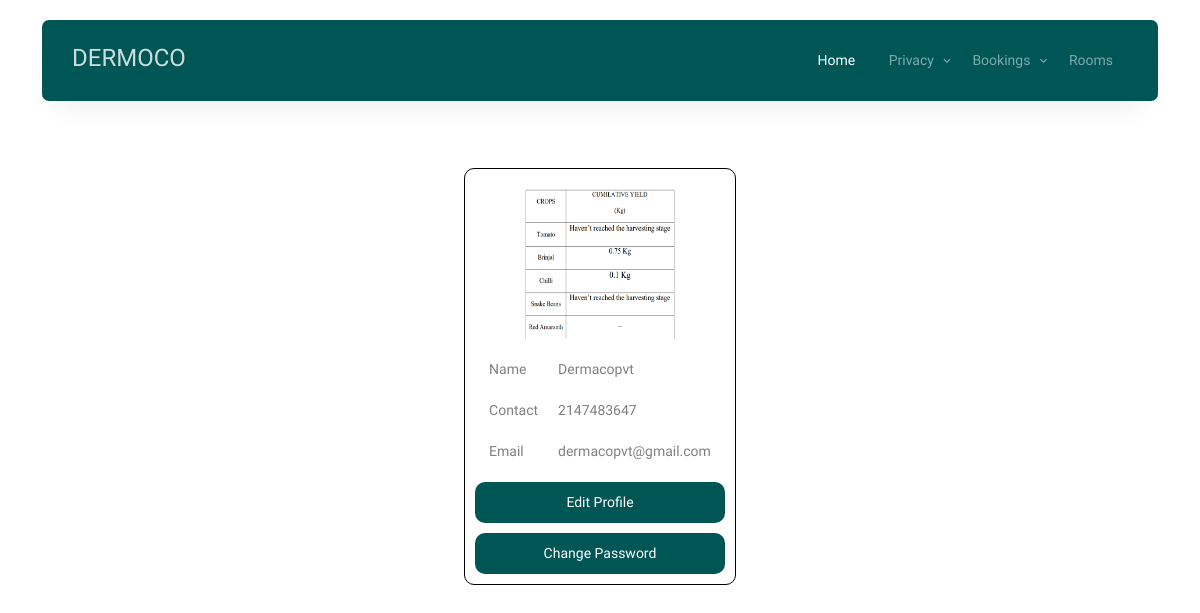
The page /Project/Branch/BranchProfile.php (signed in) on the database as committed earlier.
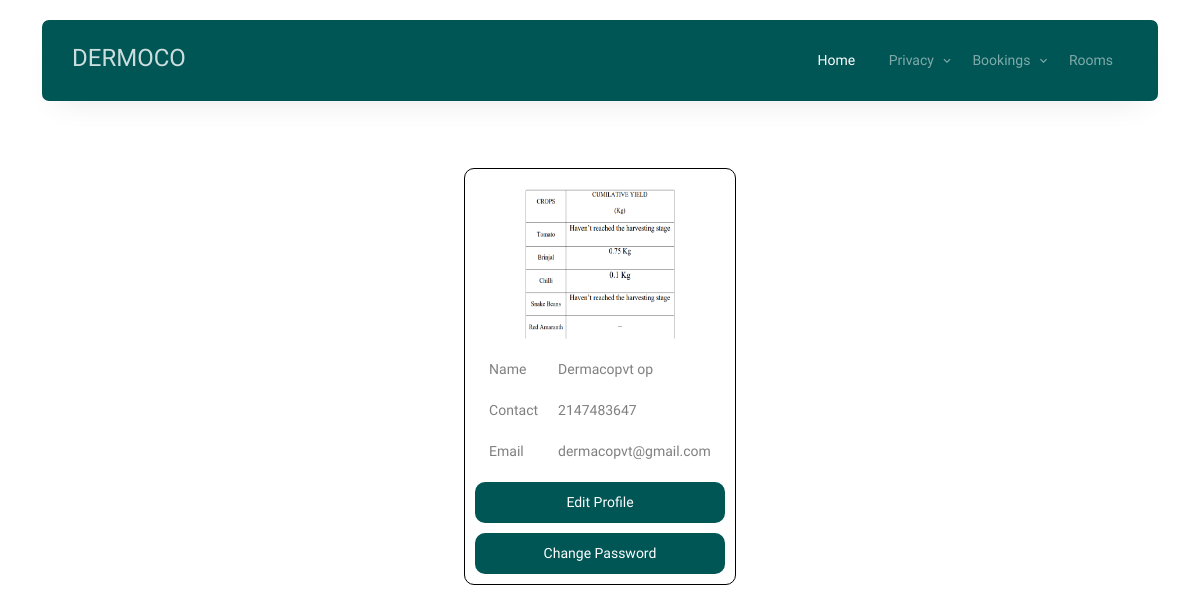
The same page on the database as committed later.
### tables this page shows
CREATE TABLE `tbl_branch` (
  `branch_id` int(11) NOT NULL auto_increment,
  `branch_name` varchar(100) NOT NULL,
  `branch_contact` int(11) NOT NULL,
  `branch_email` varchar(100) NOT NULL,
  `branch_password` varchar(100) NOT NULL,
  `location_id` int(11) NOT NULL,
  `branch_photo` varchar(500) NOT NULL,
  PRIMARY KEY  (`branch_id`)
);

### Project/Branch/BranchProfile.php (the view, shortened to what this page needs)
<!DOCTYPE html PUBLIC "-//W3C//DTD XHTML 1.0 Transitional//EN" "http://www.w3.org/TR/xhtml1/DTD/xhtml1-transitional.dtd">
<html xmlns="http://www.w3.org/1999/xhtml">
<head>
</head>
<body>
<?php
include("Head.php");
?>
<br><br><br><br><br><br><br><br>
<?php
$ins="select * from tbl_branch where '".$_SESSION["bid"]."'";
$databranch=mysql_query($ins);
	if($rowuser=mysql_fetch_array($databranch))
	{
?>
<div style=" display:flex; justify-content:center; align-items:center">
<div style="border:1px black solid; width: fit-content; padding:10px; border-radius: 10px">
<table   align="center" cellpadding="10">
  <tr>
    <td colspan="2" align="center"><img src="../Assets/Files/UserDocs/<?php echo $rowuser['branch_photo'] ?>" width="150" height="150"/></td>
  </tr>
  <tr>
    <td>Name</td>
    <td>
	<?php
	echo $rowuser["branch_name"];
    ?></td>
  </tr>
  <tr>
    <td>Contact</td>
    <td>
	<?php
	echo $rowuser["branch_contact"];
    ?>
    </td>
  </tr>
  <tr>
    <td>Email</td>
    <td><?php
	echo $rowuser["branch_email"];
    ?></td>
  </tr>
</table>
<div style="display:flex; justify-content: center; flex-direction: column; align-items:center; ">
  <a href="ProfileEdit.php"><div class="pro">Edit Profile</div></a>
  <a href="PasswordChange.php"><div class="pro">Change Password</div></a>
</div>
</div></div>
<?php
	}
	?>
</body>
<br><br><br><br><br><br><br><br>
</html>

Rows that differ between the two databases and show on the page:
changed tbl_branch "dermacopvt@gmail.com": branch_name "Dermacopvt" → "Dermacopvt op"
